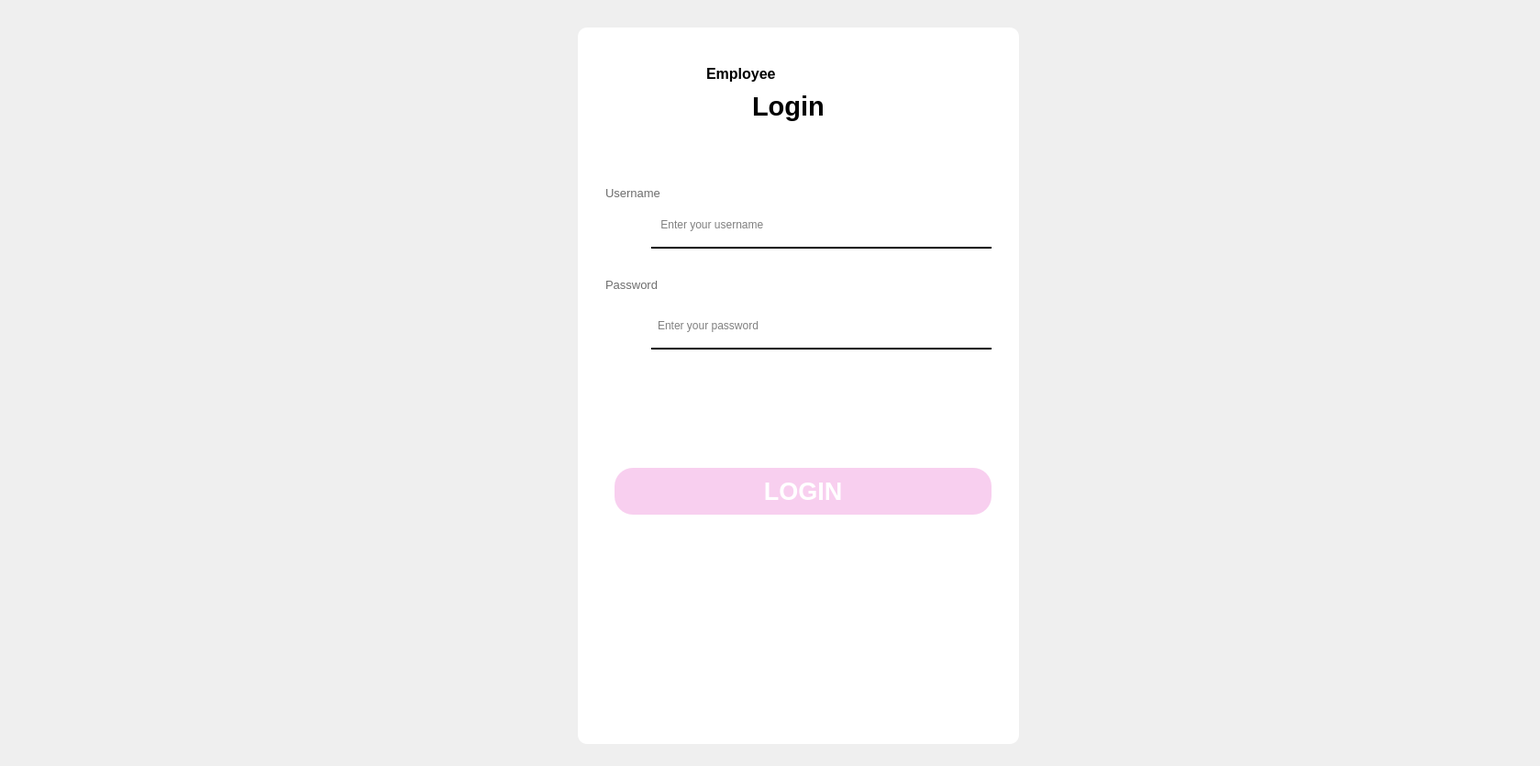
<?xml version="1.0" encoding="UTF-8"?>
<ui version="4.0">
 <class>MainWindow</class>
 <widget class="QMainWindow" name="MainWindow">
  <property name="geometry">
   <rect>
    <x>0</x>
    <y>0</y>
    <width>1679</width>
    <height>835</height>
   </rect>
  </property>
  <property name="windowTitle">
   <string>MainWindow</string>
  </property>
  <widget class="QWidget" name="centralwidget">
   <widget class="QLabel" name="label">
    <property name="geometry">
     <rect>
      <x>0</x>
      <y>0</y>
      <width>1691</width>
      <height>841</height>
     </rect>
    </property>
    <property name="text">
     <string/>
    </property>
    <property name="pixmap">
     <pixmap>../images/background.jpg</pixmap>
    </property>
    <property name="scaledContents">
     <bool>true</bool>
    </property>
    <property name="alignment">
     <set>Qt::AlignCenter</set>
    </property>
   </widget>
   <widget class="QLabel" name="label_2">
    <property name="geometry">
     <rect>
      <x>630</x>
      <y>30</y>
      <width>481</width>
      <height>781</height>
     </rect>
    </property>
    <property name="styleSheet">
     <string notr="true">background-color: rgb(255, 255, 255);
border-radius: 10;</string>
    </property>
    <property name="text">
     <string/>
    </property>
   </widget>
   <widget class="QLabel" name="label_3">
    <property name="geometry">
     <rect>
      <x>820</x>
      <y>90</y>
      <width>161</width>
      <height>51</height>
     </rect>
    </property>
    <property name="font">
     <font>
      <pointsize>22</pointsize>
      <weight>75</weight>
      <bold>true</bold>
     </font>
    </property>
    <property name="text">
     <string>Login</string>
    </property>
   </widget>
   <widget class="QLabel" name="label_4">
    <property name="geometry">
     <rect>
      <x>660</x>
      <y>240</y>
      <width>31</width>
      <height>31</height>
     </rect>
    </property>
    <property name="text">
     <string/>
    </property>
    <property name="pixmap">
     <pixmap>../images/profile.png</pixmap>
    </property>
    <property name="scaledContents">
     <bool>true</bool>
    </property>
   </widget>
   <widget class="QLabel" name="label_5">
    <property name="geometry">
     <rect>
      <x>660</x>
      <y>340</y>
      <width>31</width>
      <height>31</height>
     </rect>
    </property>
    <property name="text">
     <string/>
    </property>
    <property name="pixmap">
     <pixmap>../images/padlock.png</pixmap>
    </property>
    <property name="scaledContents">
     <bool>true</bool>
    </property>
   </widget>
   <widget class="QLineEdit" name="lineEditUsername">
    <property name="geometry">
     <rect>
      <x>710</x>
      <y>220</y>
      <width>371</width>
      <height>51</height>
     </rect>
    </property>
    <property name="styleSheet">
     <string notr="true">border: none;
border-bottom: 2px solid black; /* Điều chỉnh độ dày và màu của viền dưới */
padding: 5px;</string>
    </property>
    <property name="placeholderText">
     <string> Enter your username</string>
    </property>
   </widget>
   <widget class="QLineEdit" name="lineEditPassword">
    <property name="geometry">
     <rect>
      <x>710</x>
      <y>330</y>
      <width>371</width>
      <height>51</height>
     </rect>
    </property>
    <property name="styleSheet">
     <string notr="true">border: none;
border-bottom: 2px solid black; /* Điều chỉnh độ dày và màu của viền dưới */
padding: 5px;</string>
    </property>
    <property name="echoMode">
     <enum>QLineEdit::Password</enum>
    </property>
    <property name="placeholderText">
     <string>Enter your password</string>
    </property>
   </widget>
   <widget class="QPushButton" name="pushButtonLogin">
    <property name="geometry">
     <rect>
      <x>670</x>
      <y>510</y>
      <width>411</width>
      <height>51</height>
     </rect>
    </property>
    <property name="font">
     <font>
      <pointsize>20</pointsize>
      <weight>75</weight>
      <bold>true</bold>
     </font>
    </property>
    <property name="styleSheet">
     <string notr="true">color: rgb(255, 255, 255);
background-color: rgb(248, 207, 239);
border-radius: 20</string>
    </property>
    <property name="text">
     <string>LOGIN</string>
    </property>
   </widget>
   <widget class="QLabel" name="label_6">
    <property name="geometry">
     <rect>
      <x>770</x>
      <y>60</y>
      <width>161</width>
      <height>41</height>
     </rect>
    </property>
    <property name="font">
     <font>
      <pointsize>12</pointsize>
      <weight>75</weight>
      <bold>true</bold>
     </font>
    </property>
    <property name="text">
     <string>Employee</string>
    </property>
   </widget>
   <widget class="QLabel" name="label_7">
    <property name="geometry">
     <rect>
      <x>660</x>
      <y>200</y>
      <width>101</width>
      <height>21</height>
     </rect>
    </property>
    <property name="font">
     <font>
      <pointsize>10</pointsize>
     </font>
    </property>
    <property name="styleSheet">
     <string notr="true">color: rgb(109, 109, 109);</string>
    </property>
    <property name="text">
     <string>Username</string>
    </property>
   </widget>
   <widget class="QLabel" name="label_9">
    <property name="geometry">
     <rect>
      <x>660</x>
      <y>300</y>
      <width>101</width>
      <height>21</height>
     </rect>
    </property>
    <property name="font">
     <font>
      <pointsize>10</pointsize>
     </font>
    </property>
    <property name="styleSheet">
     <string notr="true">color: rgb(109, 109, 109);</string>
    </property>
    <property name="text">
     <string>Password</string>
    </property>
   </widget>
   <zorder>label</zorder>
   <zorder>label_2</zorder>
   <zorder>label_3</zorder>
   <zorder>lineEditUsername</zorder>
   <zorder>label_4</zorder>
   <zorder>lineEditPassword</zorder>
   <zorder>label_5</zorder>
   <zorder>pushButtonLogin</zorder>
   <zorder>label_6</zorder>
   <zorder>label_7</zorder>
   <zorder>label_9</zorder>
  </widget>
 </widget>
 <resources/>
 <connections/>
</ui>
